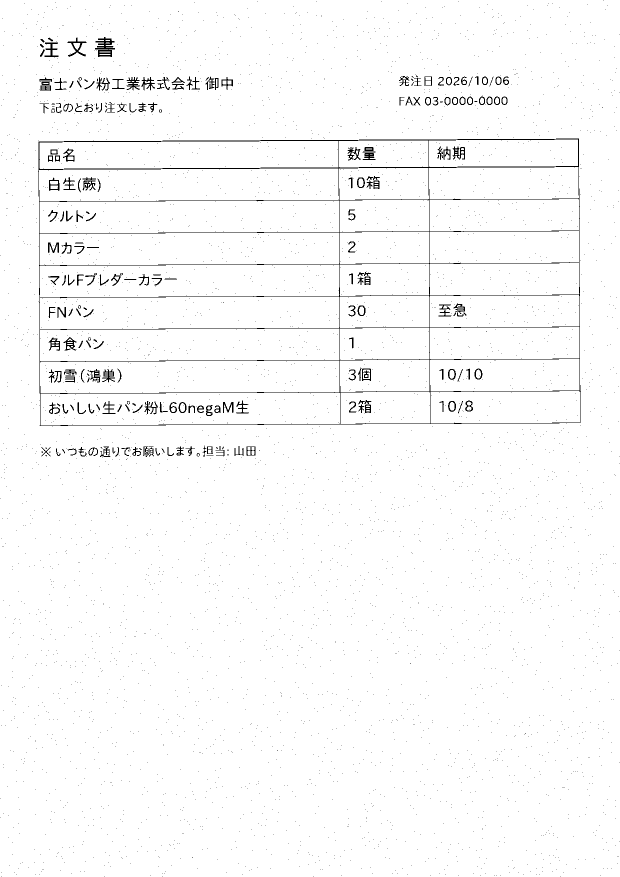
#> input picture exp13_faxorder/out/fujipanko/fax.png, 1240 x 1754 px (shown at 1/2 size)
$ python -i pipeline.py   (imports and definitions only)
#> lines starting #> are read from the running program, lines starting #| are printed output that depends on the picture; after the words box and inside, x2 and y2 are one past the last pixel; in counts of white or black regions, pixels touching at a corner belong together
#!/usr/bin/env python3
"""FAX注文書 → 読み取り → 品番への変換 → 確認画面 → CSV。

部品: 読み取りは Tesseract（jpn+eng）。将来は画像を読むAI（API）に差し替えられるよう、
read_sheet() だけを替えれば済む形にしてある。自分の仕組みは、品番の辞書・あいまい一致・確認画面・CSV。

守ること: 自信を持って誤らない。行を黙って落とさない。
- 品番が1つに決まらない行（同点・あいまい・不明）は品番を空のまま「要確認」にする
- 数量・納期が怪しい行も「要確認」にする。要確認の行は、品名が1つに決まっていても品番を空で始める（候補の先頭に置く）
- 罫線を拾えない・行の高さが合わない用紙は「用紙ごと要確認」にし、確認画面の上に理由を出す
- 確認画面は、未確認の行が残るあいだCSVを書き出させない

使い方: python3 pipeline.py fax.png catalog.csv out_dir [--aliases aliases.csv] [--date 2026-10-06]
       [--lines 読み取り済みの行.txt]
出力: out_dir/rows.csv（確認前）, out_dir/review.html（確認画面）, order.csv（確認後。確認画面から書き出す）
"""
from __future__ import annotations

import argparse
import calendar
import csv
import datetime as dt
import difflib
import html
import json
import os
import re
import subprocess
import tempfile
import unicodedata
from pathlib import Path
from statistics import median

HERE = Path(__file__).resolve().parent
_TMP = Path(tempfile.mkdtemp(prefix="exp13_cells_"))


# ---------------------------------------------------------------- 1. 読み取り

def _ocr(image_or_path, psm: int = 6) -> list[dict]:
    """Tesseract の TSV を行にまとめる。戻り: [{y, x, text, conf}]"""
    r = subprocess.run(["tesseract", str(image_or_path), "stdout", "-l", "jpn+eng", "--psm", str(psm), "tsv"],
                       capture_output=True, text=True, check=True)
    # 語が " で始まっても後続の行を飲み込まないよう、引用符を解釈しない
    rows = list(csv.DictReader(r.stdout.splitlines(), delimiter="\t", quoting=csv.QUOTE_NONE))
    lines: dict[tuple, list] = {}
    for w in rows:
        if w.get("level") != "5" or not (w.get("text") or "").strip():
            continue
        key = (w["block_num"], w["par_num"], w["line_num"])
        lines.setdefault(key, []).append(w)
    out = []
    for ws in lines.values():
        ws.sort(key=lambda w: int(w["left"]))
        text = "".join(w["text"] for w in ws)  # 日本語は空白で切らない
        conf = [float(w["conf"]) for w in ws if float(w["conf"]) >= 0]
        out.append(dict(y=int(ws[0]["top"]), x=int(ws[0]["left"]), text=text,
                        conf=sum(conf) / len(conf) if conf else 0.0))
    out.sort(key=lambda l: l["y"])
    return out


DESKEW_MAX = 6.0  # 傾き補正で探す範囲（±度）


def skew_angle(gray, max_deg: float = DESKEW_MAX) -> float:
    """横方向の投影（行ごとの黒の量）が最も尖る角度を探す。罫線と字の行がそろう角度。
    粗く（半分の解像度・0.25度刻み）探してから、その周りを細かく（原寸・0.05度刻み）探す"""
    import cv2
    import numpy as np
    _, b = cv2.threshold(gray, 160, 255, cv2.THRESH_BINARY_INV)
    small = cv2.resize(b, (b.shape[1] // 2, b.shape[0] // 2), interpolation=cv2.INTER_AREA)

    def score(img, a: float) -> float:
        h, w = img.shape
        M = cv2.getRotationMatrix2D((w / 2, h / 2), float(a), 1.0)
        r = cv2.warpAffine(img, M, (w, h), flags=cv2.INTER_LINEAR, borderValue=0)
        p = r.sum(axis=1, dtype=np.float64)
        return float(np.dot(p, p))

    coarse = max(np.arange(-max_deg, max_deg + 1e-9, 0.25), key=lambda a: score(small, a))
    fine = max(np.arange(coarse - 0.3, coarse + 0.3 + 1e-9, 0.05), key=lambda a: score(b, a))
    return round(float(fine), 2)


def deskew(gray, return_angle: bool = False):
    """FAXの傾きを直す（±6度まで）"""
    import cv2
    ang = skew_angle(gray)
    h, w = gray.shape
    M = cv2.getRotationMatrix2D((w / 2, h / 2), ang, 1.0)
    out = cv2.warpAffine(gray, M, (w, h), flags=cv2.INTER_LINEAR, borderValue=255)
    return (out, ang) if return_angle else out


def remove_streaks(gray):
    """用紙を上から下まで貫く縦すじ（送り側の読み取り面の汚れ）を白で消す。
    残すと罫線と見なされてマスが割れ、字にも混ざる。表の縦線は用紙の高さの8割に届かない"""
    import numpy as np
    h = gray.shape[0]
    cols = np.where((gray < 160).sum(axis=0) > h * 0.8)[0]
    if len(cols):
        gray = gray.copy()
        for x in cols:
            gray[:, max(0, x - 1):x + 2] = 255
    return gray, [int(x) for x in cols]


def _squash(v, gap: int = 4) -> list[int]:
    out, cur = [], []
    for a in v:
        if cur and a - cur[-1] > gap:
            out.append(sum(cur) // len(cur))
            cur = []
        cur.append(int(a))
    if cur:
        out.append(sum(cur) // len(cur))
    return out


def _table_grid(gray) -> dict | None:
    """罫線から行と列の境界を見つける。表が無ければ None。
    戻り: {ys: 横線のy, xs: 縦線のx, bottom: 縦線の下端, streaks: 用紙を縦に貫く線（読み取り面の汚れ）のx}"""
    import cv2
    import numpy as np
    _, b = cv2.threshold(gray, 160, 255, cv2.THRESH_BINARY_INV)
    h, w = b.shape
    # 細い罫線はFAXで途切れるので、先に短い隙間をつないでから長い線だけを残す
    bh = cv2.morphologyEx(b, cv2.MORPH_CLOSE, cv2.getStructuringElement(cv2.MORPH_RECT, (7, 1)))
    bv = cv2.morphologyEx(b, cv2.MORPH_CLOSE, cv2.getStructuringElement(cv2.MORPH_RECT, (1, 7)))
    hl = cv2.morphologyEx(bh, cv2.MORPH_OPEN, cv2.getStructuringElement(cv2.MORPH_RECT, (w // 16, 1)))
    vl = cv2.morphologyEx(bv, cv2.MORPH_OPEN, cv2.getStructuringElement(cv2.MORPH_RECT, (1, h // 20)))
    # 補正後に残るわずかな傾きで線が1画素の行に収まらなくても拾えるよう、上下（左右）に3画素ふくらませて数える
    hl0, vl0 = hl, vl
    hl = cv2.dilate(hl, cv2.getStructuringElement(cv2.MORPH_RECT, (1, 3)))
    vl = cv2.dilate(vl, cv2.getStructuringElement(cv2.MORPH_RECT, (3, 1)))
    ys = _squash(np.where((hl > 0).sum(axis=1) > w // 4)[0])
    xs = _squash(np.where((vl > 0).sum(axis=0) > h // 8)[0])
    if len(ys) < 2:
        return None
    keep, streaks, bottoms = [], [], []
    for x in xs:
        on = np.where((vl[:, max(0, x - 2):x + 3] > 0).any(axis=1))[0]  # 開いた後なので短い点は残っていない
        y0, y1 = int(on[0]), int(on[-1])
        # 表の縦線は一番上の横線から始まる。用紙の上の方から下まで貫く線は送り側の読み取り面の汚れ
        if y0 < ys[0] - 80 or (y0 < h * 0.03 and y1 > h * 0.97):  # remove_streaks() の取りこぼし
            streaks.append(x)
        else:
            keep.append(x)
            bottoms.append(y1)
    if len(keep) < 2:
        return None
    # 罫線の画素（字を読む前に消す）。見つけた横線・縦線の近く（±3画素）だけに限る。
    # 字の横画が並んだ所も長い横線に見えるので、そこまで消すと字が欠ける
    rules = np.zeros_like(b)
    for y in ys:
        rules[max(0, y - 3):y + 4] = hl0[max(0, y - 3):y + 4]
    for x in keep:
        rules[:, max(0, x - 3):x + 4] = np.maximum(rules[:, max(0, x - 3):x + 4], vl0[:, max(0, x - 3):x + 4])
    return dict(ys=ys, xs=keep, bottom=int(median(bottoms)), streaks=streaks, rules=rules)


def _has_ink(crop) -> bool:
    """マスに字があるか。ごま塩の点・罫線の切れ端は数えない"""
    import cv2
    _, b = cv2.threshold(crop, 160, 255, cv2.THRESH_BINARY_INV)
    n, _, st, _ = cv2.connectedComponentsWithStats(b, connectivity=8)
    H = crop.shape[0]
    for i in range(1, n):
        x, y, cw, ch, area = st[i]
        if area < 12 or ch <= 3:  # 点・横線の切れ端
            continue
        if cw <= 3 and ch >= H * 0.7:  # 縦線の切れ端
            continue
        return True
    return False


def _read_cell(gray, box: tuple[int, int, int, int], wide: tuple[int, int, int, int], tag: str) -> tuple[str, float | None, bool]:
    """1マスを読む。字の跡はマスの内側（box）で確かめ、読むときは罫線を消した画像を少し広く（wide）切る
    （罫線にかかった字・左の罫線からはみ出した字を切らないため）。戻り: (字, 確度（字が無ければ None）, 字の跡があるか)"""
    import cv2
    y0, y1, x0, x1 = box
    inner = gray[y0:y1, x0:x1]
    if inner.size == 0 or not _has_ink(inner):
        return "", None, False
    y0, y1, x0, x1 = wide
    got = None
    for crop in (gray[max(0, y0):y1, max(0, x0):x1], inner):
        pad = cv2.copyMakeBorder(crop, 12, 12, 12, 12, cv2.BORDER_CONSTANT, value=255)
        tmp = _TMP / f"{os.getpid()}_{tag}.png"  # 並列に動かしても他の処理のマスと混ざらないよう、処理ごとに名前を分ける
        cv2.imwrite(str(tmp), pad)
        try:
            got = _ocr(tmp, 7)
            break
        except subprocess.CalledProcessError:  # Tesseract がまれに落ちる（SIGFPE）。内側だけでもう一度
            continue
    if got is None:
        return "", 0.0, True
    text = "".join(g["text"] for g in got).strip().strip("|｜¦").strip()  # 端の「|」は消し残った罫線
    confs = [g["conf"] for g in got]
    return text, (sum(confs) / len(confs) if confs else None), True


CELL_MARGIN_Y = 6      # 読むときにマスの上下へ広げる画素（罫線にかかった字を切らない）
CELL_LEFT_SPILL = 30   # 品名の列は左の罫線の外まで広げて読む（左にはみ出して書かれた字）


def read_sheet(image: str) -> tuple[list[dict], list[str]]:
    """表があれば罫線でマスに切って1マスずつ読む（psm 7）。無ければページ全体を行で読む。

    戻り: (行, 用紙の問題)。
    行 = {y, x, cells: [品名, 数量, 納期], confs: [各マスの確度], ink: [各マスに字の跡があるか],
          text: マスを ' | ' でつないだもの, conf: 平均の確度, flags: [行の問題]}
    用紙の問題が1つでもあれば、確認画面は「用紙ごと要確認」にする"""
#> called with image = 'out/fujipanko/fax.png'
    import cv2
    import numpy as np
    gray0 = cv2.imread(image, cv2.IMREAD_GRAYSCALE)
#> gray0: shape (1754, 1240); 98% white; black in thin lines or dots
    gray0, _ = remove_streaks(gray0)
#> in remove_streaks, `cols = np.where((gray < 160).sum(axis=0) > h * 0.8)[0]`: cols = empty array
    gray = deskew(gray0)
#> in skew_angle, `small = cv2.resize(b, (b.shape[1] // 2, b.shape[0] // 2), interpolatio..`:
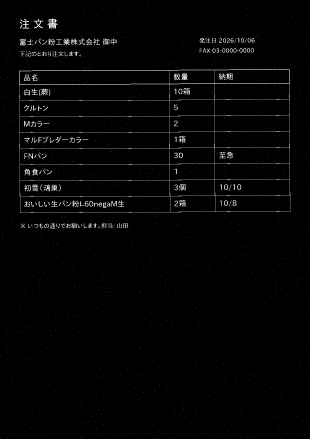
#> small: shape (877, 620) (shown at 1/2 size); min 0, max 255, mean 5.1
#> in score, `p = r.sum(axis=1, dtype=np.float64)`: p = 877 values, max 17683 at index 165, min 33 at index 722, mean 3121.1
#> in score (call 38), `M = cv2.getRotationMatrix2D((w / 2, h / 2), float(a), 1.0)`: M = [[0.998, 0.0567, -24.36], [-0.0567, 0.998, 18.28]]
#> in score (call 38), `r = cv2.warpAffine(img, M, (w, h), flags=cv2.INTER_LINEAR, borderValue..`:
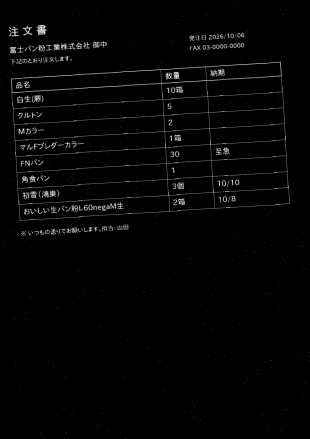
#> r: shape (877, 620) (shown at 1/2 size); min 0, max 255, mean 5
#> in score (call 38), `p = r.sum(axis=1, dtype=np.float64)`: p = 877 values, max 21524 at index 95, min 44 at index 571, mean 3128.8
#> in score (call 39), `M = cv2.getRotationMatrix2D((w / 2, h / 2), float(a), 1.0)`: M = [[0.998, 0.061, -26.19], [-0.061, 0.998, 19.74]]
#> in score (call 39), `r = cv2.warpAffine(img, M, (w, h), flags=cv2.INTER_LINEAR, borderValue..`:
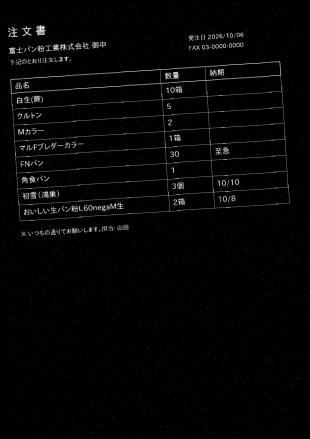
#> r: shape (877, 620) (shown at 1/2 size); min 0, max 255, mean 5
#> in score (call 39), `p = r.sum(axis=1, dtype=np.float64)`: p = 877 values, max 20142 at index 93, min 34 at index 49, mean 3127.2
#> in score (call 40), `M = cv2.getRotationMatrix2D((w / 2, h / 2), float(a), 1.0)`: M = [[0.998, 0.0654, -28.02], [-0.0654, 0.998, 21.21]]
#> in score (call 40), `r = cv2.warpAffine(img, M, (w, h), flags=cv2.INTER_LINEAR, borderValue..`:
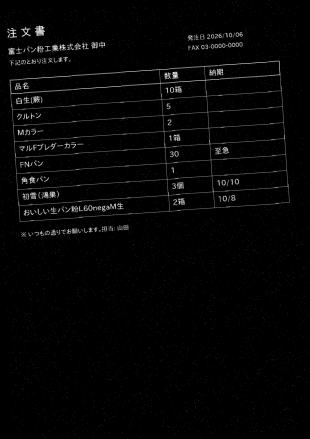
#> r: shape (877, 620) (shown at 1/2 size); min 0, max 255, mean 5
#> in score (call 40), `p = r.sum(axis=1, dtype=np.float64)`: p = 877 values, max 19025 at index 92, min 29 at index 876, mean 3127
#> in skew_angle, `coarse = max(np.arange(-max_deg, max_deg + 1e-9, 0.25), key=lambda a: ..`: coarse = -0.25
#> in skew_angle, `fine = max(np.arange(coarse - 0.3, coarse + 0.3 + 1e-9, 0.05), key=lam..`: fine = -0.3
#> in deskew, `M = cv2.getRotationMatrix2D((w / 2, h / 2), ang, 1.0)`: M = [[1, -0.00524, 4.6], [0.00524, 1, -3.23]]
#> in deskew, `out = cv2.warpAffine(gray, M, (w, h), flags=cv2.INTER_LINEAR, borderVa..`:
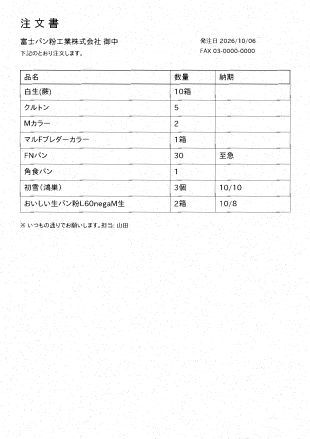
#> out: shape (1754, 1240) (shown at 1/4 size); min 0, max 255, mean 250
    grid = _table_grid(gray)
#> in _table_grid, `bv = cv2.morphologyEx(b, cv2.MORPH_CLOSE, cv2.getStructuringElement(cv..`:
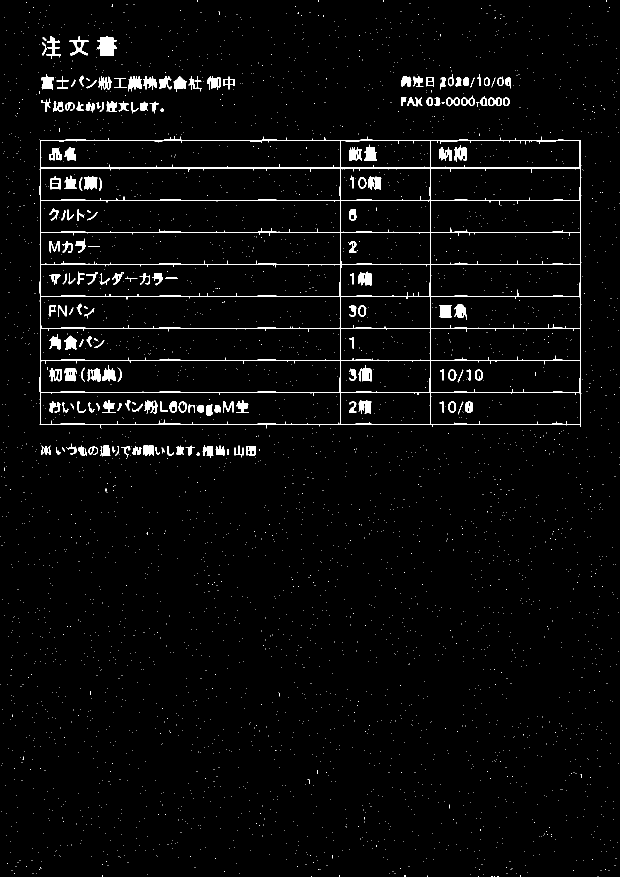
#> bv: shape (1754, 1240) (shown at 1/2 size); 2.7% white; 3599 white regions (3412 under 20 px), largest, box (x1, y1, x2, y2) and area: (79, 272, 1163, 857) 21236, (194, 72, 234, 112) 1106, (878, 610, 904, 635) 551
#> in _table_grid, `hl = cv2.morphologyEx(bh, cv2.MORPH_OPEN, cv2.getStructuringElement(cv..`:
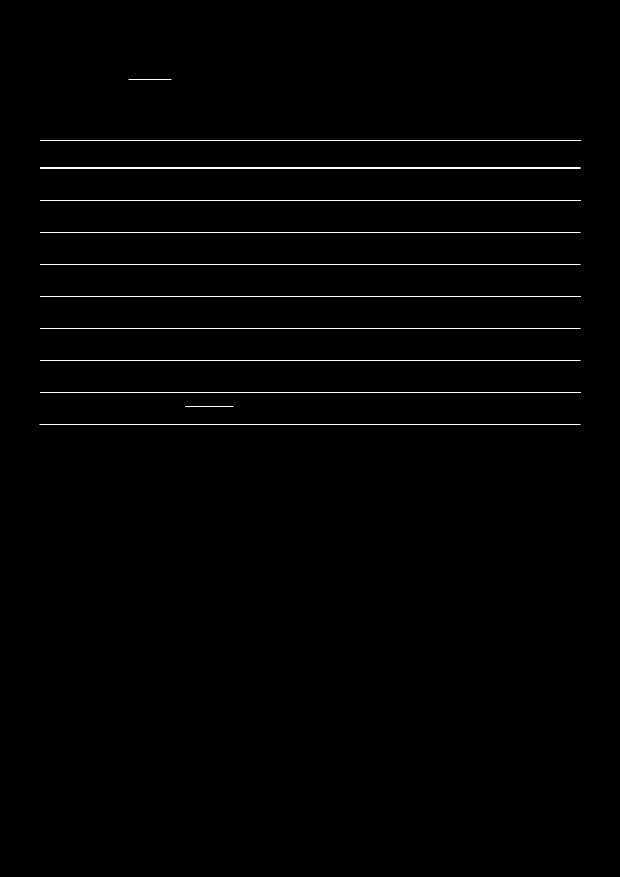
#> hl: shape (1754, 1240) (shown at 1/2 size); 0.61% white in thin lines or dots, all inside (x1, y1, x2, y2) = (79, 158, 1162, 849)
#> the loop in _squash, `for a in v:` made 32 passes
#> a on passes 1 to 8: 279, 280, 281, 282, 334, 335, 336, 337
#> after the loop in _squash, `for a in v:`: cur = [847, 848, 849]; out = [280, 335, 400, 464, 528, 592, 656, 720, 784]
#> in _table_grid, `ys = _squash(np.where((hl > 0).sum(axis=1) > w // 4)[0])`: ys = [280, 335, 400, 464, 528, 592, 656, 720, 784, 848]
#> the loop in _squash (call 2), `for a in v:` made 12 passes
#> a on passes 1 to 8: 79, 80, 81, 679, 680, 681, 859, 860
#> in _table_grid, `xs = _squash(np.where((vl > 0).sum(axis=0) > h // 8)[0])`: xs = [80, 680, 860, 1160]
#> the loop in _table_grid, `for x in xs:` made 4 passes
#> (x, y1) on passes 1 to 4: (80, 848), (680, 848), (860, 848), (1160, 853)
#> after the loop in _table_grid, `for x in xs:`: bottoms = [848, 848, 848, 853]; keep = [80, 680, 860, 1160]; streaks = []
#> the loop in _table_grid, `for y in ys:` made 10 passes
#> y on passes 1 to 8: 280, 335, 400, 464, 528, 592, 656, 720
#> the loop in _table_grid, `for x in keep:` made 4 passes
#> grid = 5 items
    if not grid:
        tmp = _TMP / f"{os.getpid()}_page.png"
        cv2.imwrite(str(tmp), gray)
        lines = _ocr(tmp, 6)
        for ln in lines:
            ln["flags"] = ["罫線を検出できず、ページ全体を行で読んだ（品名・数量・納期の切り分けが不確か）"]
        return lines, ["表の罫線を検出できませんでした。ページ全体を行で読んだため、行の抜け・品名と数量の取り違えがあり得ます。"
                       "FAXの画像と1行ずつ照らしてください"]
    ys, xs = grid["ys"], grid["xs"]
#> ys = [280, 335, 400, 464, 528, 592, 656, 720, 784, 848]; xs = [80, 680, 860, 1160]
    issues: list[str] = []
    for x in grid["streaks"]:
        gray[:, max(0, x - 2):x + 3] = 255
#> this loop made 0 passes
    # 読む用の画像: 罫線を消す（字が罫線にかかっていても、罫線の画素だけが抜ける）
    clean = gray.copy()
    clean[cv2.dilate(grid["rules"], np.ones((3, 3), np.uint8)) > 0] = 255
    # 行の帯。横線の間隔の中央値を1行の高さとし、2行分以上の帯は罫線が欠けたものとして高さで分ける
    bands = [(ys[i], ys[i + 1]) for i in range(len(ys) - 1) if ys[i + 1] - ys[i] >= 18]
#> bands = [(280, 335), (335, 400), (400, 464), (464, 528), (528, 592), (592, 656), (656, 720), (720, 784), (784, 848)]
    if not bands:
        return [], ["表の行を見つけられませんでした。FAXの画像を見て入力してください"]
    unit = median(b1 - b0 for b0, b1 in bands)
#> unit = 64
    guessed = None
    if grid["bottom"] - ys[-1] > unit * 0.6:  # 縦線が最後の横線より下まで続く＝下の横線が見つからない
        guessed = (ys[-1], grid["bottom"])
        bands.append(guessed)
        issues.append("表の下の方の横線が見つかりませんでした。下の行は縦線の長さから推定して読んでいます")
    rows: list[tuple[int, int, str]] = []
    split = 0
    for b0, b1 in bands:
        k = max(1, round((b1 - b0) / unit))
        if (b0, b1) == guessed:
            step = (b1 - b0) / k
            rows += [(int(b0 + j * step), int(b0 + (j + 1) * step), "表の下の横線が見つからず、縦線の長さから推定した行")
                     for j in range(k)]
            continue
        if k == 1:
            rows.append((b0, b1, "列の罫線が足りず、品名と数量を分けられない" if len(xs) < 3 else ""))
            continue
        split += 1
        step = (b1 - b0) / k
        for j in range(k):
            rows.append((int(b0 + j * step), int(b0 + (j + 1) * step),
                         f"行の罫線が欠けていたため、行の高さで{k}行に分けて読んだ"))
#> this loop made 9 passes
#> after the loop, rows = [(280, 335, ''), (335, 400, ''), (400, 464, ''), (464, 528, ''), (528, 592, ''), (592, 656, ''), (656, 720, ''), (720, 784, ''), (784, 848, '')]; split = 0
    if split:
        issues.append(f"行の罫線が{split}か所で欠けていました（2行が1マスにつながって見える）。"
                      "高さで分けて読んだので、行の分かれ目をFAXと照らしてください")
    if len(xs) < 3:
        issues.append("列の罫線が足りず、品名と数量のマスを分けられませんでした")
    out = []
    for r, (y0, y1, flag) in enumerate(rows):
        cells, confs, ink = [], [], []
        for c in range(len(xs) - 1):
            x0, x1 = xs[c] + 4, xs[c + 1] - 4
            if x1 - x0 < 20:
                continue
            wx0 = xs[c] - CELL_LEFT_SPILL if c == 0 else x0
            t, cf, has = _read_cell(clean, (y0 + 3, y1 - 3, x0, x1),
                                    (y0 - CELL_MARGIN_Y, y1 + CELL_MARGIN_Y, wx0, x1), f"c{r}_{c}")
            cells.append(t)
            confs.append(cf)
            ink.append(has)
        if not any(ink):
            continue
        known = [cf for cf in confs if cf is not None]
        out.append(dict(y=y0, x=xs[0], cells=cells, confs=confs, ink=ink, text=" | ".join(cells),
                        conf=sum(known) / len(known) if known else 0.0, flags=[flag] if flag else []))
#> this loop made 1 pass
#> flag on pass 1: ''
#> after the loop, out = []
    return out, issues


def read_lines(image: str) -> list[dict]:
    """互換用: 行だけを返す"""
    return read_sheet(image)[0]


# [11 lines left out: function lines_from_text, not called in this run]


# ---------------------------------------------------------------- 2. 行を切り出す（品名・数量・単位・納期）

def nfkc(s: str) -> str:
    return unicodedata.normalize("NFKC", s or "")


UNITS = ["ケース", "セット", "ロール", "パック", "個", "箱", "本", "袋", "枚", "缶", "組", "足", "包", "冊", "台", "束",
         "kg", "c/s", "cs"]
UNIT_ALIAS = {"c/s": "ケース", "cs": "ケース"}
_UNIT_RE = "|".join(re.escape(u) for u in UNITS)
QTY = re.compile(rf"(\d+)\s*({_UNIT_RE})?", re.I)
QTY_CELL = re.compile(rf"(\d+)({_UNIT_RE})?", re.I)
QTY_MAX_DIGITS = 2   # 3桁以上の数量は要確認。FAXの注文は1〜2桁が普通で、桁が多いのは「単位の字が数字に化けた」（20袋→2088・208）ことが多い
CONF_MIN = 80        # 数量・納期のマスの読み取り確度（Tesseract）がこれ未満なら要確認
DUE_WORDS = {"至急": None, "明日": 1, "明後日": 2, "本日": 0, "今日": 0, "来週": None, "今週": None,
             "月末": "eom", "今月末": "eom"}


# [61 lines left out: functions parse_qty, parse_due, not called in this run]


HEADER_WORDS = {"品名", "商品名", "数量", "納期"}


# [62 lines left out: functions parse_line, norm, not called in this run]


def base(name: str) -> str:
    """括弧の付記を落とした品名（比べる用）"""
    return norm(re.sub(r"[(（][^)）]*[)）]", "", name))


SPEC = re.compile(r"(\d+(?:\.\d+)?)\s*(kg|mg|g|ml|l|cm|mm|本|個|枚|袋|組|足|箱|ロール|セット|包)(?![a-z])(?:入り?)?")


# [4 lines left out: function spec_tokens, not called in this run]


def strip_spec(s: str) -> str:
    return SPEC.sub(" ", nfkc(s).lower())


class Matcher:
    """品名 → 品番。決められないときは決めない（品番を空にして候補だけ返す）。

    - 書かれた品名が品名とそのまま一致する品が1つ → 決める
    - 書かれた品名を含む（または前方が一致する）品が1つだけ → 決める（前方一致の場合）
    - そういう品が2つ以上（大/小・45L/10L・入数違いの同名）→ 書かれた規格（g・mL・L・入数・サイズ）で
      1つに絞れれば決める。規格が無い・絞れないなら同点として決めない
    - 品番の大小や一覧の並び順で同点を決めることはしない"""

    # [21 lines left out: functions __init__, _score, not called in this run]

    def label(self, code: str) -> str:
        c = self.by_code.get(code)
        return f"{code} {c['品名']} {c.get('規格', '')}".strip() if c else code

    # [252 lines left out: functions match, build_rows, review_html, not called in this run]


# ---------------------------------------------------------------- 5. 通しで動かす

ROW_FIELDS = ["品名_読み取り", "品番", "判定", "照合品番", "確度", "根拠", "理由", "数量", "単位", "納期", "納期_日付",
              "数量_原文", "納期_原文", "数量確度", "納期確度", "読み取り確度", "候補"]


# [41 lines left out: functions write_rows_csv, main, not called in this run]


# [2 lines not run here, left out]

#> (the run stopped early here; a loop or call above may not have finished)
